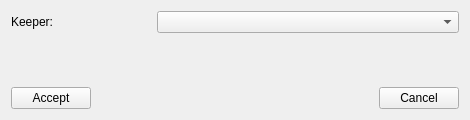
<ui version="4.0"  >
 <class>NewShopWidget</class>
 <widget class="QWidget" name="NewShopWidget" >
  <property name="geometry" >
   <rect>
    <x>0</x>
    <y>0</y>
    <width>470</width>
    <height>120</height>
   </rect>
  </property>
  <property name="windowTitle" >
   <string>New Shop</string>
  </property>
  <layout class="QVBoxLayout" >
   <item>
    <layout class="QHBoxLayout" >
     <property name="rightMargin" >
      <number>0</number>
     </property>
     <property name="leftMargin" >
      <number>0</number>
     </property>
     <property name="topMargin" >
      <number>0</number>
     </property>
     <property name="bottomMargin" >
      <number>0</number>
     </property>
     <item>
      <widget class="QLabel" name="label" >
       <property name="minimumSize" >
        <size>
         <width>100</width>
         <height>0</height>
        </size>
       </property>
       <property name="maximumSize" >
        <size>
         <width>100</width>
         <height>16777215</height>
        </size>
       </property>
       <property name="text" >
        <string>Keeper:</string>
       </property>
      </widget>
     </item>
     <item>
      <spacer>
       <property name="orientation" >
        <enum>Qt::Horizontal</enum>
       </property>
       <property name="sizeType" >
        <enum>QSizePolicy::Minimum</enum>
       </property>
       <property name="sizeHint" >
        <size>
         <width>40</width>
         <height>20</height>
        </size>
       </property>
      </spacer>
     </item>
     <item>
      <widget class="QComboBox" name="keeperBox" >
       <property name="minimumSize" >
        <size>
         <width>300</width>
         <height>0</height>
        </size>
       </property>
       <property name="focusPolicy" >
        <enum>Qt::WheelFocus</enum>
       </property>
      </widget>
     </item>
    </layout>
   </item>
   <item>
    <spacer>
     <property name="orientation" >
      <enum>Qt::Vertical</enum>
     </property>
     <property name="sizeHint" >
      <size>
       <width>20</width>
       <height>40</height>
      </size>
     </property>
    </spacer>
   </item>
   <item>
    <layout class="QHBoxLayout" >
     <property name="rightMargin" >
      <number>0</number>
     </property>
     <property name="leftMargin" >
      <number>0</number>
     </property>
     <property name="topMargin" >
      <number>0</number>
     </property>
     <property name="bottomMargin" >
      <number>0</number>
     </property>
     <item>
      <widget class="QPushButton" name="acceptButton" >
       <property name="focusPolicy" >
        <enum>Qt::StrongFocus</enum>
       </property>
       <property name="text" >
        <string>Accept</string>
       </property>
      </widget>
     </item>
     <item>
      <spacer>
       <property name="orientation" >
        <enum>Qt::Horizontal</enum>
       </property>
       <property name="sizeHint" >
        <size>
         <width>40</width>
         <height>20</height>
        </size>
       </property>
      </spacer>
     </item>
     <item>
      <widget class="QPushButton" name="cancelButton" >
       <property name="focusPolicy" >
        <enum>Qt::StrongFocus</enum>
       </property>
       <property name="text" >
        <string>Cancel</string>
       </property>
      </widget>
     </item>
    </layout>
   </item>
  </layout>
 </widget>
 <resources/>
 <connections/>
</ui>
